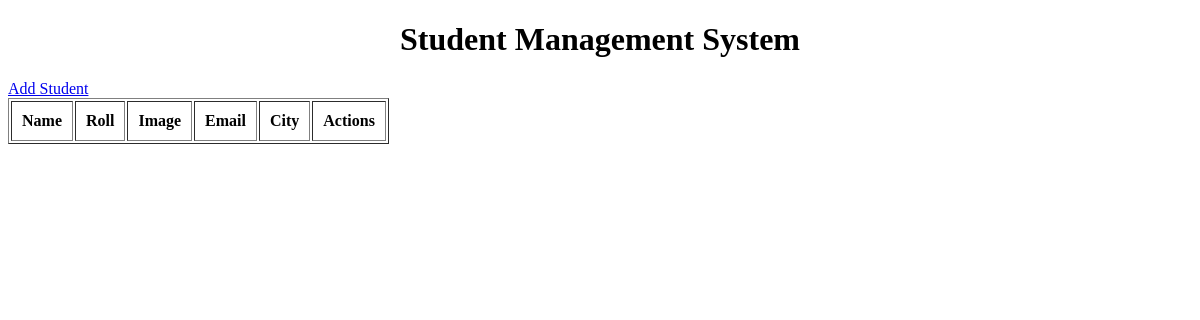
The app's page /, older data.
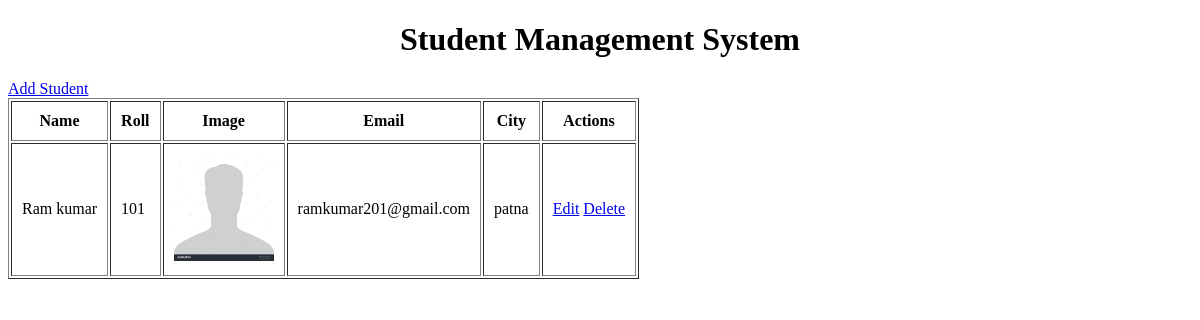
The same page, newer data.
### student_crud/models.py (models this page shows, shortened)
class Student(models.Model):
    std_name = models.CharField(max_length=100)
    std_roll = models.IntegerField(unique=True)
    std_image = models.ImageField(upload_to='student_images/')
    std_email = models.EmailField(unique=True)
    std_city = models.CharField(max_length=100)

### student_crud/views.py (the view)
# urls.py: path('', student_list, name='student_list'),
def student_list(request):
    students = Student.objects.all()
    return render(request, 'student_list.html', {'students': students})

### student_crud/templates/student_list.html
{% extends 'main.html' %}
{% block content %}
<a href="{% url 'student_create' %}">Add Student</a>
<table border="1" cellpadding="10">
<tr>
    <th>Name</th>
    <th>Roll</th>
    <th>Image</th>
    <th>Email</th>
    <th>City</th>
    <th>Actions</th>
</tr>
{% for student in students %}
<tr>
    <td>{{ student.std_name }}</td>
    <td>{{ student.std_roll }}</td>
    <td><img src="{{ student.std_image.url }}" width="100"></td>
    <td>{{ student.std_email }}</td>
    <td>{{ student.std_city }}</td>
    <td>
        <a href="{% url 'student_update' student.id %}">Edit</a>
        <a href="{% url 'student_delete' student.id %}">Delete</a>
    </td>
</tr>
{% endfor %}
</table>
{% endblock %}

Row changes from the older to the newer data that the page shows:
added Student: std_name "Ram kumar", std_roll "101", std_image (picture), std_email "ramkumar201@gmail.com", std_city "patna"
